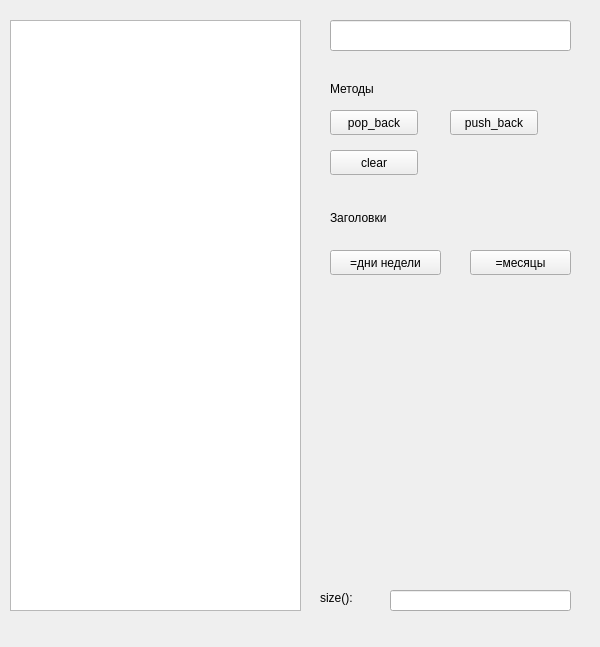
<?xml version="1.0" encoding="UTF-8"?>
<ui version="4.0">
 <class>MainWindow</class>
 <widget class="QMainWindow" name="MainWindow">
  <property name="geometry">
   <rect>
    <x>0</x>
    <y>0</y>
    <width>600</width>
    <height>647</height>
   </rect>
  </property>
  <property name="windowTitle">
   <string>std::vector demo</string>
  </property>
  <widget class="QWidget" name="centralwidget">
   <widget class="QListWidget" name="list_widget">
    <property name="geometry">
     <rect>
      <x>10</x>
      <y>20</y>
      <width>291</width>
      <height>591</height>
     </rect>
    </property>
   </widget>
   <widget class="QLineEdit" name="txt_elem_content">
    <property name="geometry">
     <rect>
      <x>330</x>
      <y>20</y>
      <width>241</width>
      <height>31</height>
     </rect>
    </property>
   </widget>
   <widget class="QLabel" name="label">
    <property name="geometry">
     <rect>
      <x>330</x>
      <y>80</y>
      <width>66</width>
      <height>17</height>
     </rect>
    </property>
    <property name="text">
     <string>Методы</string>
    </property>
   </widget>
   <widget class="QLabel" name="label_2">
    <property name="geometry">
     <rect>
      <x>330</x>
      <y>210</y>
      <width>81</width>
      <height>16</height>
     </rect>
    </property>
    <property name="text">
     <string>Заголовки</string>
    </property>
   </widget>
   <widget class="QPushButton" name="pop_back">
    <property name="geometry">
     <rect>
      <x>330</x>
      <y>110</y>
      <width>88</width>
      <height>25</height>
     </rect>
    </property>
    <property name="text">
     <string>pop_back</string>
    </property>
   </widget>
   <widget class="QPushButton" name="push_back">
    <property name="geometry">
     <rect>
      <x>450</x>
      <y>110</y>
      <width>88</width>
      <height>25</height>
     </rect>
    </property>
    <property name="text">
     <string>push_back</string>
    </property>
   </widget>
   <widget class="QPushButton" name="clear">
    <property name="geometry">
     <rect>
      <x>330</x>
      <y>150</y>
      <width>88</width>
      <height>25</height>
     </rect>
    </property>
    <property name="text">
     <string>clear</string>
    </property>
   </widget>
   <widget class="QPushButton" name="pushButton_4">
    <property name="geometry">
     <rect>
      <x>330</x>
      <y>250</y>
      <width>111</width>
      <height>25</height>
     </rect>
    </property>
    <property name="text">
     <string>=дни недели</string>
    </property>
   </widget>
   <widget class="QPushButton" name="pushButton_5">
    <property name="geometry">
     <rect>
      <x>470</x>
      <y>250</y>
      <width>101</width>
      <height>25</height>
     </rect>
    </property>
    <property name="text">
     <string>=месяцы</string>
    </property>
   </widget>
   <widget class="QLineEdit" name="txt_size">
    <property name="geometry">
     <rect>
      <x>390</x>
      <y>590</y>
      <width>181</width>
      <height>21</height>
     </rect>
    </property>
   </widget>
   <widget class="QLabel" name="label_3">
    <property name="geometry">
     <rect>
      <x>320</x>
      <y>590</y>
      <width>61</width>
      <height>16</height>
     </rect>
    </property>
    <property name="text">
     <string>size():</string>
    </property>
   </widget>
  </widget>
 </widget>
 <resources/>
 <connections/>
</ui>
